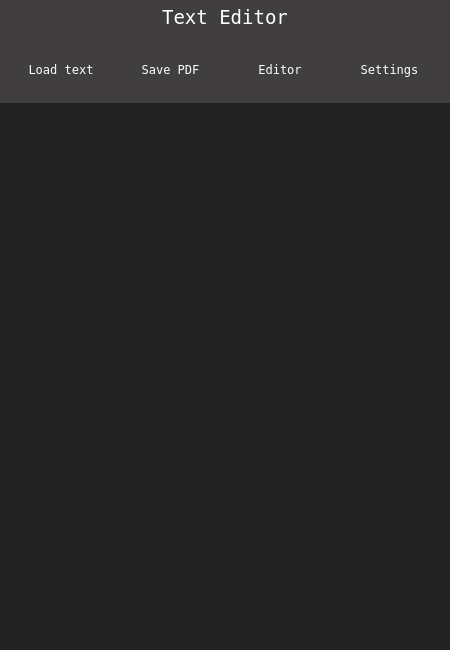
<?xml version="1.0" encoding="UTF-8"?>
<ui version="4.0">
 <class>MainWindow</class>
 <widget class="QMainWindow" name="MainWindow">
  <property name="geometry">
   <rect>
    <x>0</x>
    <y>0</y>
    <width>450</width>
    <height>650</height>
   </rect>
  </property>
  <property name="minimumSize">
   <size>
    <width>350</width>
    <height>550</height>
   </size>
  </property>
  <property name="font">
   <font>
    <family>Fixedsys</family>
    <pointsize>9</pointsize>
    <italic>false</italic>
    <bold>false</bold>
   </font>
  </property>
  <property name="windowTitle">
   <string>PDF Maker</string>
  </property>
  <property name="styleSheet">
   <string notr="true">QMainWindow{
	font: 9pt &quot;Fixedsys&quot;;
}

</string>
  </property>
  <widget class="QWidget" name="centralwidget">
   <layout class="QVBoxLayout" name="verticalLayout">
    <property name="spacing">
     <number>0</number>
    </property>
    <property name="leftMargin">
     <number>0</number>
    </property>
    <property name="topMargin">
     <number>0</number>
    </property>
    <property name="rightMargin">
     <number>0</number>
    </property>
    <property name="bottomMargin">
     <number>0</number>
    </property>
    <item>
     <widget class="QWidget" name="topbar" native="true">
      <property name="minimumSize">
       <size>
        <width>0</width>
        <height>35</height>
       </size>
      </property>
      <property name="maximumSize">
       <size>
        <width>16777215</width>
        <height>35</height>
       </size>
      </property>
      <property name="styleSheet">
       <string notr="true">background-color: #403E3E;
color : #FFFFFF;</string>
      </property>
      <layout class="QGridLayout" name="gridLayout">
       <item row="0" column="0">
        <widget class="QLabel" name="title">
         <property name="maximumSize">
          <size>
           <width>178</width>
           <height>16777215</height>
          </size>
         </property>
         <property name="font">
          <font>
           <family>Fixedsys</family>
           <pointsize>14</pointsize>
           <italic>false</italic>
           <bold>false</bold>
          </font>
         </property>
         <property name="styleSheet">
          <string notr="true">font: 14pt &quot;Fixedsys&quot;;</string>
         </property>
         <property name="text">
          <string>Text Editor</string>
         </property>
         <property name="alignment">
          <set>Qt::AlignmentFlag::AlignCenter</set>
         </property>
        </widget>
       </item>
      </layout>
     </widget>
    </item>
    <item>
     <widget class="QWidget" name="navbar" native="true">
      <property name="maximumSize">
       <size>
        <width>16777215</width>
        <height>100</height>
       </size>
      </property>
      <property name="styleSheet">
       <string notr="true">background-color: #403E3E;
color : #FFFFFF;</string>
      </property>
      <layout class="QHBoxLayout" name="horizontalLayout">
       <item>
        <widget class="QPushButton" name="loadButton">
         <property name="minimumSize">
          <size>
           <width>50</width>
           <height>50</height>
          </size>
         </property>
         <property name="styleSheet">
          <string notr="true">QPushButton{
	font: 9pt &quot;Fixedsys&quot;;
	border: none;
}
QPushButton:hover{
	color:#D48A21;
}</string>
         </property>
         <property name="text">
          <string>Load text</string>
         </property>
        </widget>
       </item>
       <item>
        <widget class="QPushButton" name="saveButton">
         <property name="minimumSize">
          <size>
           <width>50</width>
           <height>50</height>
          </size>
         </property>
         <property name="styleSheet">
          <string notr="true">QPushButton{
	font: 9pt &quot;Fixedsys&quot;;
	border: none;
}
QPushButton:hover{
	color:#D48A21;
}</string>
         </property>
         <property name="text">
          <string>Save PDF</string>
         </property>
        </widget>
       </item>
       <item>
        <widget class="QPushButton" name="editorButton">
         <property name="minimumSize">
          <size>
           <width>50</width>
           <height>50</height>
          </size>
         </property>
         <property name="styleSheet">
          <string notr="true">QPushButton{
	font: 9pt &quot;Fixedsys&quot;;
	border: none;
}
QPushButton:hover{
	color:#D48A21;
}</string>
         </property>
         <property name="text">
          <string>Editor</string>
         </property>
        </widget>
       </item>
       <item>
        <widget class="QPushButton" name="settingButton">
         <property name="minimumSize">
          <size>
           <width>50</width>
           <height>50</height>
          </size>
         </property>
         <property name="styleSheet">
          <string notr="true">QPushButton{
	font: 9pt &quot;Fixedsys&quot;;
	border: none;
}
QPushButton:hover{
	color:#D48A21;
}</string>
         </property>
         <property name="text">
          <string>Settings</string>
         </property>
        </widget>
       </item>
      </layout>
     </widget>
    </item>
    <item>
     <widget class="QStackedWidget" name="stackedWidget">
      <property name="styleSheet">
       <string notr="true">background-color: #242323;
color : #FFFFFF;</string>
      </property>
      <property name="currentIndex">
       <number>0</number>
      </property>
      <widget class="QWidget" name="page">
       <layout class="QGridLayout" name="gridLayout_2">
        <item row="0" column="0">
         <widget class="QTextEdit" name="textEdit">
          <property name="maximumSize">
           <size>
            <width>16777215</width>
            <height>750</height>
           </size>
          </property>
          <property name="styleSheet">
           <string notr="true">font: 9pt &quot;Fixedsys&quot;;
border:none;</string>
          </property>
          <property name="tabChangesFocus">
           <bool>false</bool>
          </property>
          <property name="documentTitle">
           <string/>
          </property>
         </widget>
        </item>
       </layout>
      </widget>
      <widget class="QWidget" name="page_2">
       <widget class="QWidget" name="pdf_widget" native="true">
        <property name="geometry">
         <rect>
          <x>40</x>
          <y>110</y>
          <width>311</width>
          <height>251</height>
         </rect>
        </property>
       </widget>
      </widget>
     </widget>
    </item>
   </layout>
  </widget>
 </widget>
 <resources/>
 <connections/>
</ui>
